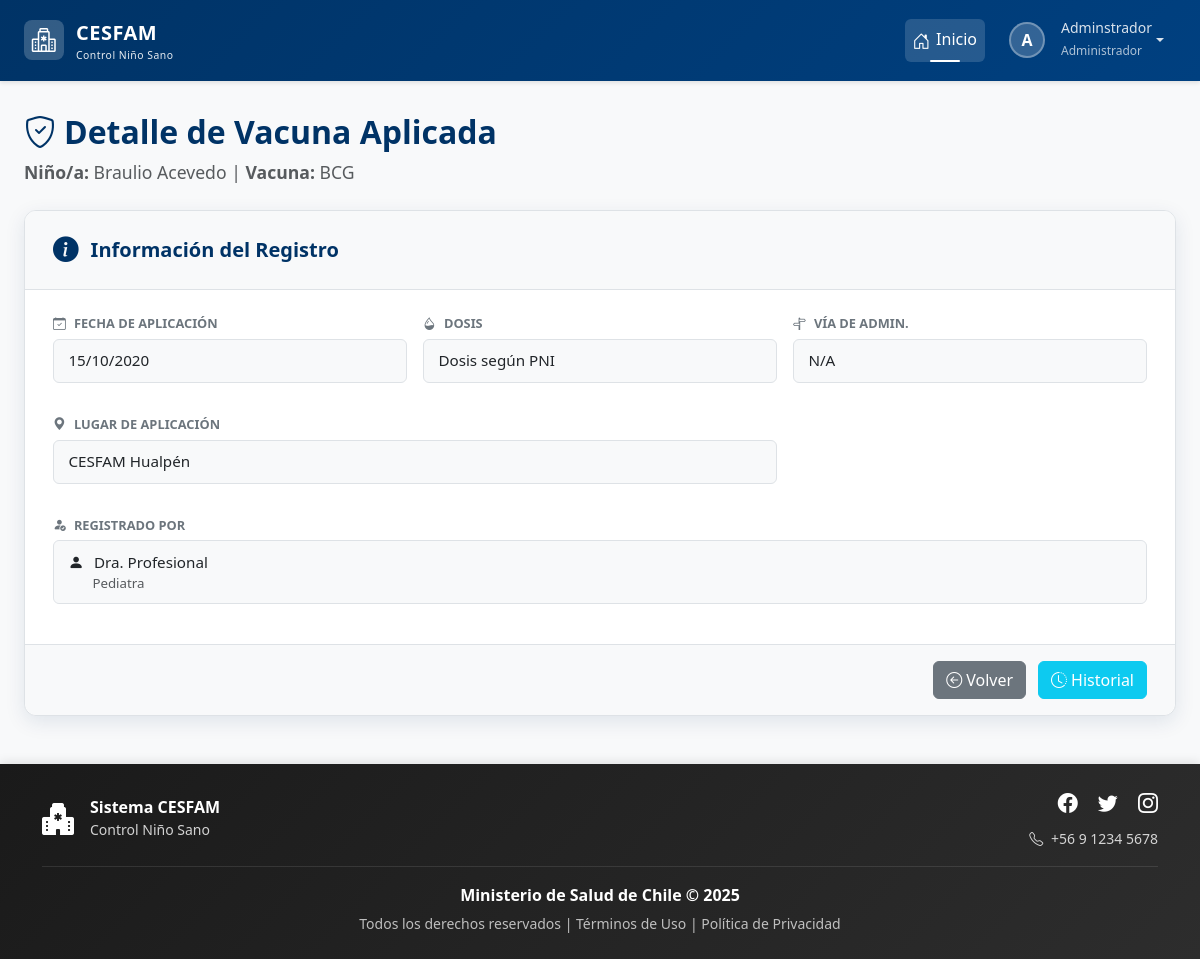
Page /vacunas/ver/305/ (signed in) on the committed database.
### login/models.py (models this page shows, shortened)
class Usuario(AbstractBaseUser, PermissionsMixin):
    rut = models.CharField(max_length=10, unique=True)
    nombre_completo = models.CharField(max_length=200)
    email = models.EmailField(unique=True)
    rol = models.ForeignKey(Rol, on_delete=models.PROTECT)
    clave_temporal = models.BooleanField(default=False)
    nombre_completo_norm = models.CharField(
        max_length=200,
        editable=False,
        db_index=True
    )
    activo = models.BooleanField(default=True)
    is_staff = models.BooleanField(default=False) # Necesario para el admin de Django
    fecha_creacion = models.DateTimeField(default=timezone.now)
    objects = UsuarioManager()
    USERNAME_FIELD = 'rut'
    REQUIRED_FIELDS = ['nombre_completo', 'email']

class Rol(models.Model):
    id = models.AutoField(primary_key=True)
    nombre_rol = models.CharField(max_length=30, unique=True)
    descripcion = models.CharField(max_length=200)

class Profesional(models.Model):
    ESPECIALIDAD_CHOICES = [
        ('Pediatra', 'Pediatra'),
        ('Enfermero/a', 'Enfermero/a'),
        ('Nutricionista', 'Nutricionista'),
        ('Medico General', 'Medico General'),
        ('Matron/a', 'Matron/a'),
    ]
    rut = models.CharField(max_length=10, primary_key=True) # El RUT es la clave
    nombre_completo = models.CharField(max_length=200)
    email = models.EmailField(unique=True)
    especialidad = models.CharField(max_length=30, choices=ESPECIALIDAD_CHOICES, default='Pediatra')
    encargado = models.BooleanField(default=False)
    usuario = models.OneToOneField(Usuario, on_delete=models.SET_NULL, null=True, blank=True, related_name='perfil_profesional')

### control/models.py (models this page shows, shortened)
class Nino(models.Model):
    ESTADO_SEGUIMIENTO_CHOICES = [
        ('ACTIVO', 'Seguimiento Activo'),
        ('COMPLETADO', 'Programa Completado'),
        ('TRASLADADO', 'Trasladado/Inactivo'),
        ('FALLECIDO', 'Fallecido'),
        ('OTRO', 'Otro'),
    ]
    SEXO_CHOICES = [
        ('Masculino', 'Masculino'),
        ('Femenino', 'Femenino')
    ]
    rut_nino = models.CharField(max_length=10, primary_key=True)
    nombre = models.CharField(max_length=50)
    ap_paterno = models.CharField(max_length=30)
    ap_materno = models.CharField(max_length=30, blank=True, null=True)
    fecha_nacimiento = models.DateField()
    sexo = models.CharField(max_length=20, choices=SEXO_CHOICES)
    direccion = models.CharField(max_length=200)
    fecha_registro = models.DateTimeField(auto_now_add=True)
    comuna = models.ForeignKey(Comuna, on_delete=models.PROTECT)
    estado_seguimiento = models.CharField(
        max_length=20,
        choices=ESTADO_SEGUIMIENTO_CHOICES,
        default='ACTIVO',
        verbose_name="Estado del Seguimiento"
    )
    sector = models.CharField(
        max_length=50,
        blank=True, # Lo hacemos opcional por si no se conoce al principio
        null=True,
        verbose_name="Sector Asignado"
    )
    fecha_fallecimiento = models.DateField(
        null=True,
        blank=True,
        verbose_name="Fecha de Fallecimiento"
    )
    nombre_norm = models.CharField(
        max_length=50,
        editable=False,     # No se muestra en formularios/admin
        db_index=True       # Indexado para búsquedas rápidas
    )
    ap_paterno_norm = models.CharField(
        max_length=30,
        editable=False,
        db_index=True
    )
    ap_materno_norm = models.CharField(
        max_length=30,
        blank=True,
        null=True,
        editable=False,
        db_index=True
    )
    history = HistoricalRecords()

class VacunaAplicada(models.Model):
    VIA_CHOICES = [
        ('I.D', 'Intradérmica'),
        ('I.M', 'Intramuscular'),
        ('S.C', 'Subcutánea'),
        ('V.O', 'Vía Oral'),
        ('N/A', 'No Aplica'),
    ]
    id = models.AutoField(primary_key=True, db_column='vacuna_aplicada_id')
    nino = models.ForeignKey(Nino, on_delete=models.CASCADE, db_column='rut_nino', related_name='vacunas_aplicadas')
    vacuna = models.ForeignKey(Vacuna, on_delete=models.PROTECT)
    fecha_programada = models.DateField()
    fecha_aplicacion = models.DateField(null=True, blank=True)
    deshabilitado = models.BooleanField(default=False, help_text="Marcar si esta vacuna no aplica o no se realizó.")
    history = HistoricalRecords()
    dosis = models.CharField(max_length=50, null=True, blank=True)
    lugar = models.CharField(max_length=100, null=True, blank=True)
    profesional = models.ForeignKey('login.Profesional', on_delete=models.SET_NULL, null=True, blank=True)
    negacion = models.BooleanField(default=False)
    via = models.CharField(max_length=10, choices=VIA_CHOICES, null=True, blank=True)
    fecha_inoculacion = models.DateField(null=True, blank=True)

class Vacuna(models.Model):
    id = models.AutoField(primary_key=True, db_column='vacuna_id')
    nom_vacuna = models.CharField(max_length=200)
    descripcion = models.CharField(max_length=200, blank=True, null=True)
    meses_programada = models.IntegerField(null=True, blank=True)
    history = HistoricalRecords()

### control/views.py (the view)
# urls.py: path('vacunas/ver/<int:vacuna_aplicada_id>/', views.ver_vacuna, name='ver_vacuna'),
@login_required
def ver_vacuna(request, vacuna_aplicada_id):
    vacuna_aplicada = get_object_or_404(VacunaAplicada, pk=vacuna_aplicada_id)
    nino = vacuna_aplicada.nino
    if request.user.rol.nombre_rol.lower() == 'tutor':
        if not request.user.perfil_tutor.ninos.filter(pk=nino.pk).exists():
            raise PermissionDenied
    contexto = {
        'vacuna_aplicada': vacuna_aplicada,
        'nino': nino
    }
    return render(request, 'control/vacuna/ver_vacuna.html', contexto)

### control/templates/control/vacuna/ver_vacuna.html (shortened to what this page needs)
{% extends 'base.html' %}
{% load static %}
{% block extra_css %}
    <link rel="stylesheet" href="{% static 'css/estilodetalles.css' %}">
{% endblock %}
{% block content %}
<div class="page-header mb-3 animate-fade-in-up">
    <h2><i class="bi bi-shield-check me-2"></i>Detalle de Vacuna Aplicada</h2>
    <p class="text-muted">
        <strong>Niño/a:</strong> {{ nino.nombre }} {{ nino.ap_paterno }} |
        <strong>Vacuna:</strong> {{ vacuna_aplicada.vacuna.nom_vacuna }}
    </p>
</div>
<div class="card detail-form-card">
    <div class="detail-form-header">
        <span class="icon"><i class="bi bi-info-circle-fill"></i></span>
        <h5>Información del Registro</h5>
    </div>
    <div class="detail-form-body">
        <div class="form-section" style="animation-delay: 0.1s;">
            <div class="row form-fields-grid g-3">
                <div class="col-md-4 col-sm-6 form-field">
                    <span class="field-label"><i class="bi bi-calendar-check"></i> Fecha de Aplicación</span>
                    <span class="field-value">{{ vacuna_aplicada.fecha_aplicacion|date:"d/m/Y"|default:"<span class='text-muted fst-italic'>No registrada</span>"|safe }}</span>
                </div>
                <div class="col-md-4 col-sm-6 form-field">
                    <span class="field-label"><i class="bi bi-droplet-half"></i> Dosis</span>
                    <span class="field-value">{{ vacuna_aplicada.dosis|default:"N/A" }}</span>
                </div>
                <div class="col-md-4 col-sm-6 form-field">
                    <span class="field-label"><i class="bi bi-signpost-split"></i> Vía de Admin.</span>
                    <span class="field-value">{{ vacuna_aplicada.get_via_display|default:"N/A" }}</span>
                </div>
                <div class="col-md-8 col-sm-6 form-field">
                    <span class="field-label"><i class="bi bi-geo-alt-fill"></i> Lugar de Aplicación</span>
                    <span class="field-value">{{ vacuna_aplicada.lugar|default:"N/A" }}</span>
                </div>
                <div class="col-12 form-field">
                    <span class="field-label"><i class="bi bi-person-fill-check"></i> Registrado por</span>
                    <span class="field-value">
                         {% if vacuna_aplicada.profesional %}
                             <i class="bi bi-person-fill"></i> {{ vacuna_aplicada.profesional.usuario.nombre_completo }}
                             <small class="text-muted d-block ps-4">{{ vacuna_aplicada.profesional.especialidad|default:"" }}</small>
                         {% else %}
                             <span class='text-muted fst-italic'>No especificado</span>
                         {% endif %}
                    </span>
                </div>
            </div>
        </div>
    </div> <div class="detail-card-footer">
        <a href="{% url 'control:detalle_nino' nino.rut_nino %}#vacunas-pane" class="btn btn-secondary">
            <i class="bi bi-arrow-left-circle me-1"></i>Volver
        </a>
        {% if request.user.rol.nombre_rol|lower == 'administrador' %}
            <a href="{% url 'control:historial_vacuna' vacuna_aplicada.id %}" class="btn btn-info text-white">
                <i class="bi bi-clock-history me-1"></i>Historial
            </a>
        {% endif %}
    </div>
</div> {% endblock %}

### templates/base.html (shortened to what this page needs)
{% load static %}
<!DOCTYPE html>
<html lang="es">
<head>
    <link href="https://cdn.jsdelivr.net/npm/bootstrap@5.3.2/dist/css/bootstrap.min.css" rel="stylesheet"
>
    <link rel="stylesheet" href="https://cdn.jsdelivr.net/npm/bootstrap-icons@1.11.1/font/bootstrap-icons.css">
    <link href="https://cdn.jsdelivr.net/npm/select2@4.1.0-rc.0/dist/css/select2.min.css" rel="stylesheet" />
    <link rel="stylesheet" href="{% static 'css/estilobase.css' %}">
    {% block extra_css %}{% endblock %}
</head>
<body>
    <nav class="navbar navbar-expand-lg navbar-dark navbar-cesfam sticky-top">
        <div class="container-fluid px-4">
            <a class="navbar-brand" href="{% url 'home' %}">
                <div class="logo-icon">
                    <i class="bi bi-hospital text-white fs-4"></i>
                </div>
                <div>
                    <span>CESFAM</span>
                    <small class="d-block" style="font-size: 0.65rem; font-weight: 400; opacity: 0.9;">
                        Control Niño Sano
                    </small>
                </div>
            </a>
            <div class="collapse navbar-collapse" id="navbarNav">
                <ul class="navbar-nav ms-auto align-items-lg-center">
                    <li class="nav-item">
                        <a class="nav-link active" href="{% url 'home' %}">
                            <i class="bi bi-house-door"></i>Inicio
                        </a>
                    </li>
                    {% if request.user.is_authenticated %}
                    <li class="nav-item dropdown ms-lg-2">
                        <a class="nav-link dropdown-toggle d-flex align-items-center" href="#"
                           id="userDropdown" role="button" data-bs-toggle="dropdown" aria-expanded="false">
                            <div class="user-avatar">
                                {{ request.user.nombre_completo|first|upper }}
                            </div>
                            <div class="d-none d-lg-block text-start ms-2">
                                <small class="d-block" style="line-height: 1.2;">
                                    {{ request.user.nombre_completo|truncatewords:2 }}
                                </small>
                                <small style="font-size: 0.75rem; opacity: 0.8;">
                                    {{ request.user.rol.nombre_rol }}
                                </small>
                            </div>
                        </a>
                    </li>
                    {% else %}
                    <li class="nav-item ms-lg-2">
                        <a class="btn btn-light btn-sm" href="{% url 'login' %}">
                            <i class="bi bi-box-arrow-in-right me-1"></i>Iniciar Sesión
                        </a>
                    </li>
                    {% endif %}
                </ul>
            </div>
        </div>
    </nav>
    <main class="main-container container-fluid px-4">
        {% block content %}
        {% endblock %}
    </main>
    <footer class="footer-cesfam text-white py-4 mt-auto">
        <div class="container">
            <div class="row align-items-center">
                <div class="col-md-4 text-center text-md-start mb-3 mb-md-0">
                    <div class="d-flex align-items-center justify-content-center justify-content-md-start">
                        <i class="bi bi-hospital-fill fs-2 me-3"></i>
                        <div>
                            <h6 class="mb-0 fw-bold">Sistema CESFAM</h6>
                            <small style="opacity: 0.8;">Control Niño Sano</small>
                        </div>
                    </div>
                </div>
                <div class="col-md-4 text-center text-md-end">
                    <div class="social-links mb-2">
                        <a href="#" class="text-white text-decoration-none me-3" aria-label="Facebook">
                            <i class="bi bi-facebook fs-5"></i>
                        </a>
                        <a href="#" class="text-white text-decoration-none me-3" aria-label="Twitter">
                            <i class="bi bi-twitter fs-5"></i>
                        </a>
                        <a href="#" class="text-white text-decoration-none" aria-label="Instagram">
                            <i class="bi bi-instagram fs-5"></i>
                        </a>
                    </div>
                    <small style="opacity: 0.8;">
                        <i class="bi bi-telephone me-1"></i> +56 9 1234 5678
                    </small>
                </div>
            </div>
            <div class="footer-divider my-3"></div>
            <div class="row">
                <div class="col-12 text-center">
                    <p class="mb-1">
                        <strong>Ministerio de Salud de Chile &copy; {% now "Y" %}</strong>
                    </p>
                    <small style="opacity: 0.7;">
                        Todos los derechos reservados |
                        <a href="#" class="text-white text-decoration-none">Términos de Uso</a> |
                        <a href="#" class="text-white text-decoration-none">Política de Privacidad</a>
                    </small>
                </div>
            </div>
        </div>
    </footer>
</body>
</html>

### rows in the picture
Usuario: user.nombre_completo|first "A", user.nombre_completo "Adminstrador", user.rol.nombre_rol "Administrador"
Nino: nombre "Braulio", ap_paterno "Acevedo"
VacunaAplicada: vacuna.nom_vacuna "BCG", fecha_aplicacion "15/10/2020", dosis "Dosis según PNI", via "N/A", lugar "CESFAM Hualpén", profesional.usuario.nombre_completo "Dra. Profesional", profesional.especialidad "Pediatra"
